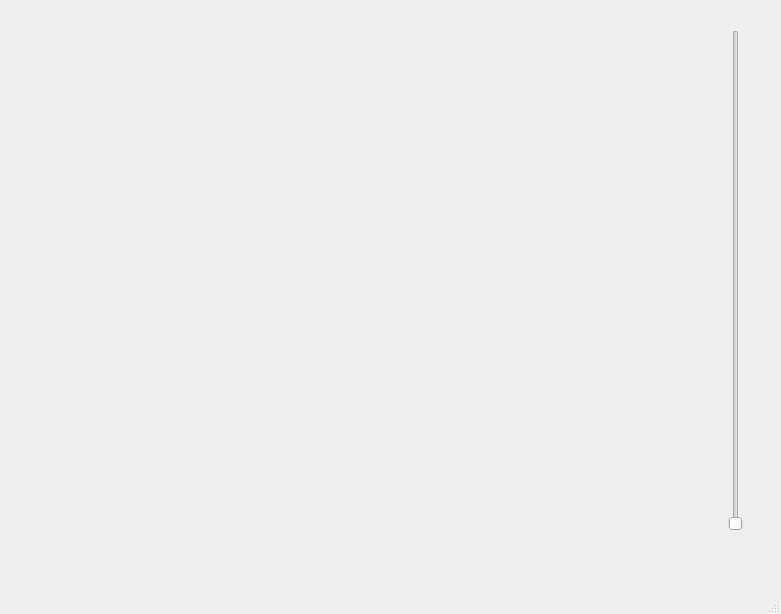
<?xml version="1.0" encoding="UTF-8"?>
<ui version="4.0">
 <class>MainWindow</class>
 <widget class="QMainWindow" name="MainWindow">
  <property name="geometry">
   <rect>
    <x>0</x>
    <y>0</y>
    <width>781</width>
    <height>614</height>
   </rect>
  </property>
  <property name="windowTitle">
   <string>MainWindow</string>
  </property>
  <widget class="QWidget" name="centralwidget">
   <widget class="QSlider" name="slider">
    <property name="geometry">
     <rect>
      <x>720</x>
      <y>30</y>
      <width>31</width>
      <height>501</height>
     </rect>
    </property>
    <property name="orientation">
     <enum>Qt::Vertical</enum>
    </property>
   </widget>
  </widget>
  <widget class="QMenuBar" name="menubar">
   <property name="geometry">
    <rect>
     <x>0</x>
     <y>0</y>
     <width>781</width>
     <height>26</height>
    </rect>
   </property>
  </widget>
  <widget class="QStatusBar" name="statusbar"/>
 </widget>
 <resources/>
 <connections/>
</ui>
